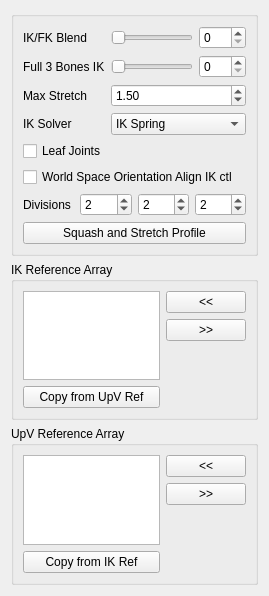
<?xml version="1.0" encoding="UTF-8"?>
<ui version="4.0">
 <class>Form</class>
 <widget class="QWidget" name="Form">
  <property name="geometry">
   <rect>
    <x>0</x>
    <y>0</y>
    <width>269</width>
    <height>596</height>
   </rect>
  </property>
  <property name="windowTitle">
   <string>Form</string>
  </property>
  <layout class="QGridLayout" name="gridLayout">
   <item row="0" column="0">
    <layout class="QVBoxLayout" name="verticalLayout_2">
     <item>
      <widget class="QGroupBox" name="groupBox">
       <property name="title">
        <string/>
       </property>
       <layout class="QGridLayout" name="gridLayout_2">
        <item row="0" column="0">
         <layout class="QVBoxLayout" name="verticalLayout">
          <item>
           <layout class="QFormLayout" name="formLayout">
            <property name="fieldGrowthPolicy">
             <enum>QFormLayout::AllNonFixedFieldsGrow</enum>
            </property>
            <item row="0" column="0">
             <widget class="QLabel" name="ikfk_label">
              <property name="text">
               <string>IK/FK Blend</string>
              </property>
             </widget>
            </item>
            <item row="0" column="1">
             <layout class="QHBoxLayout" name="horizontalLayout_3">
              <item>
               <widget class="QSlider" name="ikfk_slider">
                <property name="minimumSize">
                 <size>
                  <width>0</width>
                  <height>15</height>
                 </size>
                </property>
                <property name="maximum">
                 <number>100</number>
                </property>
                <property name="orientation">
                 <enum>Qt::Horizontal</enum>
                </property>
               </widget>
              </item>
              <item>
               <widget class="QSpinBox" name="ikfk_spinBox">
                <property name="maximum">
                 <number>100</number>
                </property>
               </widget>
              </item>
             </layout>
            </item>
            <item row="2" column="0">
             <widget class="QLabel" name="maxStretch_label">
              <property name="sizePolicy">
               <sizepolicy hsizetype="MinimumExpanding" vsizetype="MinimumExpanding">
                <horstretch>0</horstretch>
                <verstretch>0</verstretch>
               </sizepolicy>
              </property>
              <property name="text">
               <string>Max Stretch</string>
              </property>
             </widget>
            </item>
            <item row="2" column="1">
             <widget class="QDoubleSpinBox" name="maxStretch_spinBox">
              <property name="sizePolicy">
               <sizepolicy hsizetype="MinimumExpanding" vsizetype="Fixed">
                <horstretch>0</horstretch>
                <verstretch>0</verstretch>
               </sizepolicy>
              </property>
              <property name="minimum">
               <double>1.000000000000000</double>
              </property>
              <property name="value">
               <double>1.500000000000000</double>
              </property>
             </widget>
            </item>
            <item row="3" column="0">
             <widget class="QLabel" name="ikSolver_label">
              <property name="text">
               <string>IK Solver</string>
              </property>
             </widget>
            </item>
            <item row="3" column="1">
             <widget class="QComboBox" name="ikSolver_comboBox">
              <property name="sizePolicy">
               <sizepolicy hsizetype="Expanding" vsizetype="Fixed">
                <horstretch>0</horstretch>
                <verstretch>0</verstretch>
               </sizepolicy>
              </property>
              <item>
               <property name="text">
                <string>IK Spring</string>
               </property>
              </item>
              <item>
               <property name="text">
                <string>Rotation Plane</string>
               </property>
              </item>
             </widget>
            </item>
            <item row="1" column="1">
             <layout class="QHBoxLayout" name="horizontalLayout_8">
              <item>
               <widget class="QSlider" name="full3BonesIK_slider">
                <property name="minimumSize">
                 <size>
                  <width>0</width>
                  <height>15</height>
                 </size>
                </property>
                <property name="maximum">
                 <number>100</number>
                </property>
                <property name="orientation">
                 <enum>Qt::Horizontal</enum>
                </property>
               </widget>
              </item>
              <item>
               <widget class="QSpinBox" name="full3BonesIK_spinBox">
                <property name="maximum">
                 <number>100</number>
                </property>
               </widget>
              </item>
             </layout>
            </item>
            <item row="1" column="0">
             <widget class="QLabel" name="full3bonesIK_label">
              <property name="text">
               <string>Full 3 Bones IK</string>
              </property>
             </widget>
            </item>
           </layout>
          </item>
          <item>
           <widget class="QCheckBox" name="leafJoints_checkBox">
            <property name="text">
             <string>Leaf Joints</string>
            </property>
           </widget>
          </item>
          <item>
           <widget class="QCheckBox" name="neutralRotation_checkBox">
            <property name="text">
             <string>World Space Orientation Align IK ctl</string>
            </property>
           </widget>
          </item>
          <item>
           <layout class="QHBoxLayout" name="horizontalLayout">
            <item>
             <widget class="QLabel" name="divisions_label">
              <property name="text">
               <string>Divisions</string>
              </property>
             </widget>
            </item>
            <item>
             <widget class="QSpinBox" name="div0_spinBox">
              <property name="minimum">
               <number>0</number>
              </property>
              <property name="value">
               <number>2</number>
              </property>
             </widget>
            </item>
            <item>
             <widget class="QSpinBox" name="div1_spinBox">
              <property name="minimum">
               <number>0</number>
              </property>
              <property name="value">
               <number>2</number>
              </property>
             </widget>
            </item>
            <item>
             <widget class="QSpinBox" name="div2_spinBox">
              <property name="minimum">
               <number>0</number>
              </property>
              <property name="value">
               <number>2</number>
              </property>
             </widget>
            </item>
           </layout>
          </item>
          <item>
           <layout class="QHBoxLayout" name="horizontalLayout_2">
            <item>
             <widget class="QPushButton" name="squashStretchProfile_pushButton">
              <property name="text">
               <string>Squash and Stretch Profile</string>
              </property>
             </widget>
            </item>
           </layout>
          </item>
         </layout>
        </item>
       </layout>
      </widget>
     </item>
     <item>
      <widget class="QGroupBox" name="ikRefArray_groupBox">
       <property name="title">
        <string>IK Reference Array</string>
       </property>
       <property name="flat">
        <bool>false</bool>
       </property>
       <layout class="QGridLayout" name="gridLayout_3">
        <item row="0" column="0">
         <layout class="QHBoxLayout" name="ikRefArray_horizontalLayout">
          <item>
           <layout class="QVBoxLayout" name="ikRefArray_verticalLayout_1">
            <item>
             <widget class="QListWidget" name="ikRefArray_listWidget">
              <property name="dragDropOverwriteMode">
               <bool>true</bool>
              </property>
              <property name="dragDropMode">
               <enum>QAbstractItemView::InternalMove</enum>
              </property>
              <property name="defaultDropAction">
               <enum>Qt::MoveAction</enum>
              </property>
              <property name="alternatingRowColors">
               <bool>true</bool>
              </property>
              <property name="selectionMode">
               <enum>QAbstractItemView::ExtendedSelection</enum>
              </property>
              <property name="selectionRectVisible">
               <bool>false</bool>
              </property>
             </widget>
            </item>
            <item>
             <widget class="QPushButton" name="ikRefArray_copyRef_pushButton">
              <property name="text">
               <string>Copy from UpV Ref</string>
              </property>
             </widget>
            </item>
           </layout>
          </item>
          <item>
           <layout class="QVBoxLayout" name="ikRefArray_verticalLayout_2">
            <item>
             <widget class="QPushButton" name="ikRefArrayAdd_pushButton">
              <property name="text">
               <string>&lt;&lt;</string>
              </property>
             </widget>
            </item>
            <item>
             <widget class="QPushButton" name="ikRefArrayRemove_pushButton">
              <property name="text">
               <string>&gt;&gt;</string>
              </property>
             </widget>
            </item>
            <item>
             <spacer name="ikRefArray_verticalSpacer">
              <property name="orientation">
               <enum>Qt::Vertical</enum>
              </property>
              <property name="sizeHint" stdset="0">
               <size>
                <width>20</width>
                <height>40</height>
               </size>
              </property>
             </spacer>
            </item>
           </layout>
          </item>
         </layout>
        </item>
       </layout>
      </widget>
     </item>
     <item>
      <widget class="QGroupBox" name="upvRefArray_groupBox">
       <property name="title">
        <string>UpV Reference Array</string>
       </property>
       <layout class="QGridLayout" name="gridLayout_4">
        <item row="0" column="0">
         <layout class="QHBoxLayout" name="upvRefArray_horizontalLayout">
          <item>
           <layout class="QVBoxLayout" name="upvRefArray_verticalLayout_1">
            <item>
             <widget class="QListWidget" name="upvRefArray_listWidget">
              <property name="dragDropOverwriteMode">
               <bool>true</bool>
              </property>
              <property name="dragDropMode">
               <enum>QAbstractItemView::InternalMove</enum>
              </property>
              <property name="defaultDropAction">
               <enum>Qt::MoveAction</enum>
              </property>
              <property name="alternatingRowColors">
               <bool>true</bool>
              </property>
              <property name="selectionMode">
               <enum>QAbstractItemView::ExtendedSelection</enum>
              </property>
              <property name="selectionRectVisible">
               <bool>false</bool>
              </property>
             </widget>
            </item>
            <item>
             <widget class="QPushButton" name="upvRefArray_copyRef_pushButton">
              <property name="text">
               <string>Copy from IK Ref</string>
              </property>
             </widget>
            </item>
           </layout>
          </item>
          <item>
           <layout class="QVBoxLayout" name="upvRefArray_verticalLayout_2">
            <item>
             <widget class="QPushButton" name="upvRefArrayAdd_pushButton">
              <property name="text">
               <string>&lt;&lt;</string>
              </property>
             </widget>
            </item>
            <item>
             <widget class="QPushButton" name="upvRefArrayRemove_pushButton">
              <property name="text">
               <string>&gt;&gt;</string>
              </property>
             </widget>
            </item>
            <item>
             <spacer name="upvRefArray_verticalSpacer">
              <property name="orientation">
               <enum>Qt::Vertical</enum>
              </property>
              <property name="sizeHint" stdset="0">
               <size>
                <width>20</width>
                <height>40</height>
               </size>
              </property>
             </spacer>
            </item>
           </layout>
          </item>
         </layout>
        </item>
       </layout>
      </widget>
     </item>
    </layout>
   </item>
  </layout>
 </widget>
 <resources/>
 <connections>
  <connection>
   <sender>ikfk_slider</sender>
   <signal>sliderMoved(int)</signal>
   <receiver>ikfk_spinBox</receiver>
   <slot>setValue(int)</slot>
   <hints>
    <hint type="sourcelabel">
     <x>197</x>
     <y>42</y>
    </hint>
    <hint type="destinationlabel">
     <x>245</x>
     <y>42</y>
    </hint>
   </hints>
  </connection>
  <connection>
   <sender>ikfk_spinBox</sender>
   <signal>valueChanged(int)</signal>
   <receiver>ikfk_slider</receiver>
   <slot>setValue(int)</slot>
   <hints>
    <hint type="sourcelabel">
     <x>222</x>
     <y>37</y>
    </hint>
    <hint type="destinationlabel">
     <x>182</x>
     <y>37</y>
    </hint>
   </hints>
  </connection>
  <connection>
   <sender>full3BonesIK_slider</sender>
   <signal>valueChanged(int)</signal>
   <receiver>full3BonesIK_spinBox</receiver>
   <slot>setValue(int)</slot>
   <hints>
    <hint type="sourcelabel">
     <x>142</x>
     <y>60</y>
    </hint>
    <hint type="destinationlabel">
     <x>212</x>
     <y>62</y>
    </hint>
   </hints>
  </connection>
  <connection>
   <sender>full3BonesIK_spinBox</sender>
   <signal>valueChanged(int)</signal>
   <receiver>full3BonesIK_slider</receiver>
   <slot>setValue(int)</slot>
   <hints>
    <hint type="sourcelabel">
     <x>214</x>
     <y>52</y>
    </hint>
    <hint type="destinationlabel">
     <x>180</x>
     <y>54</y>
    </hint>
   </hints>
  </connection>
 </connections>
</ui>
